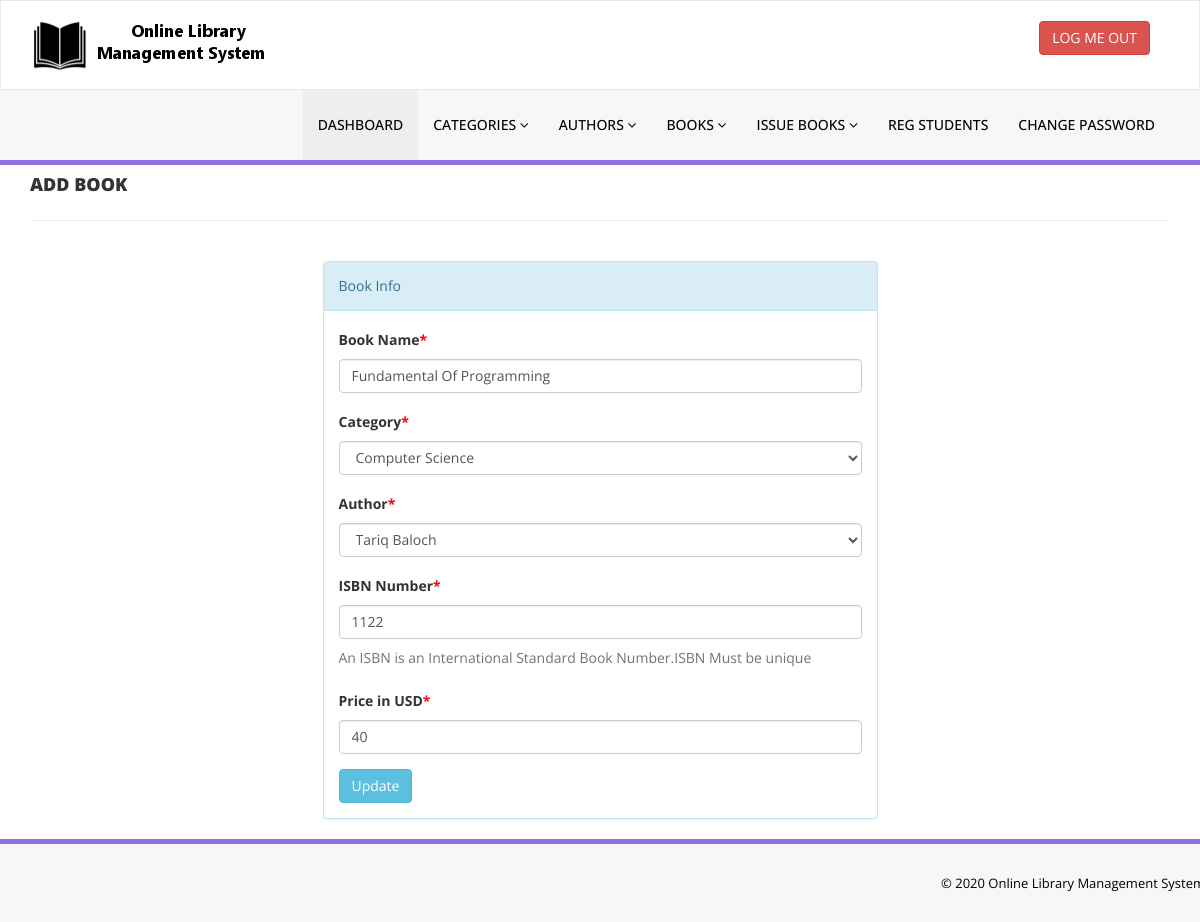
The app's page /library/admin/edit-book.php?bookid=4 (signed in) with its own data.
### tables this page shows
CREATE TABLE `tblbooks` (
  `id` int(11) NOT NULL,
  `BookName` varchar(255) DEFAULT NULL,
  `CatId` int(11) DEFAULT NULL,
  `AuthorId` int(11) DEFAULT NULL,
  `ISBNNumber` int(11) DEFAULT NULL,
  `BookPrice` int(11) DEFAULT NULL,
  `RegDate` timestamp NULL DEFAULT current_timestamp(),
  `UpdationDate` timestamp NULL DEFAULT NULL ON UPDATE current_timestamp()
);

CREATE TABLE `tblcategory` (
  `id` int(11) NOT NULL,
  `CategoryName` varchar(150) DEFAULT NULL,
  `Status` int(1) DEFAULT NULL,
  `CreationDate` timestamp NULL DEFAULT current_timestamp(),
  `UpdationDate` timestamp NULL DEFAULT '0000-00-00 00:00:00' ON UPDATE current_timestamp()
);

CREATE TABLE `tblauthors` (
  `id` int(11) NOT NULL,
  `AuthorName` varchar(159) DEFAULT NULL,
  `creationDate` timestamp NULL DEFAULT current_timestamp(),
  `UpdationDate` timestamp NULL DEFAULT NULL ON UPDATE current_timestamp()
);

### library/admin/edit-book.php (the view, shortened to what this page needs)
<?php
include('includes/config.php');
if(strlen($_SESSION['alogin'])==0)
    {
header('location:index.php');
}
else{
?>
<!DOCTYPE html>
<html xmlns="http://www.w3.org/1999/xhtml">
<head>
    <link href="assets/css/bootstrap.css" rel="stylesheet" />
    <link href="assets/css/font-awesome.css" rel="stylesheet" />
    <link href="assets/css/style.css" rel="stylesheet" />
</head>
<body>
<?php include('includes/header.php');?>
    <div class="content-wra
    <div class="content-wrapper">
         <div class="container">
        <div class="row pad-botm">
            <div class="col-md-12">
                <h4 class="header-line">Add Book</h4>
                            </div>
</div>
<div class="row">
<div class="col-md-6 col-sm-6 col-xs-12 col-md-offset-3"">
<div class="panel panel-info">
<div class="panel-heading">
Book Info
</div>
<div class="panel-body">
<form role="form" method="post">
<?php
$bookid=intval($_GET['bookid']);
$sql = "SELECT tblbooks.BookName,tblcategory.CategoryName,tblcategory.id as cid,tblauthors.AuthorName,tblauthors.id as athrid,tblbooks.ISBNNumber,tblbooks.BookPrice,tblbooks.id as bookid from  tblbooks join tblcategory on tblcategory.id=tblbooks.CatId join tblauthors on tblauthors.id=tblbooks.AuthorId where tblbooks.id=:bookid";
$query = $dbh -> prepare($sql);
$query->bindParam(':bookid',$bookid,PDO::PARAM_STR);
$query->execute();
$results=$query->fetchAll(PDO::FETCH_OBJ);
if($query->rowCount() > 0)
{
foreach($results as $result)
{               ?>
<div class="form-group">
<label>Book Name<span style="color:red;">*</span></label>
<input class="form-control" type="text" name="bookname" value="<?php echo htmlentities($result->BookName);?>" required />
</div>
<div class="form-group">
<label> Category<span style="color:red;">*</span></label>
<select class="form-control" name="category" required="required">
<option value="<?php echo htmlentities($result->cid);?>"> <?php echo htmlentities($catname=$result->CategoryName);?></option>
</select>
</div>
<div class="form-group">
<label> Author<span style="color:red;">*</span></label>
<select class="form-control" name="author" required="required">
<option value="<?php echo htmlentities($result->athrid);?>"> <?php echo htmlentities($athrname=$result->AuthorName);?></option>
</select>
</div>
<div class="form-group">
<label>ISBN Number<span style="color:red;">*</span></label>
<input class="form-control" type="text" name="isbn" value="<?php echo htmlentities($result->ISBNNumber);?>"  required="required" />
<p class="help-block">An ISBN is an International Standard Book Number.ISBN Must be unique</p>
</div>
 <div class="form-group">
 <label>Price in USD<span style="color:red;">*</span></label>
 <input class="form-control" type="text" name="price" value="<?php echo htmlentities($result->BookPrice);?>"   required="required" />
 </div>
 <?php }} ?>
<button type="submit" name="update" class="btn btn-info">Update </button>
                                    </form>
                            </div>
                        </div>
                            </div>
        </div>
    </div>
    </div>
  <?php include('includes/footer.php');?>
</body>
</html>
<?php } ?>

### library/admin/assets/css/style.css (style rules this page uses)
.header-line { font-weight:900; padding-bottom:25px; border-bottom:1px solid #eeeeee; text-transform:uppercase; }
.pad-botm { padding-bottom:30px; }

### records on screen
tblbooks: bookname "Fundamental Of Programming", category "Computer Science", author "Tariq Baloch", isbn "1122", price "40"
